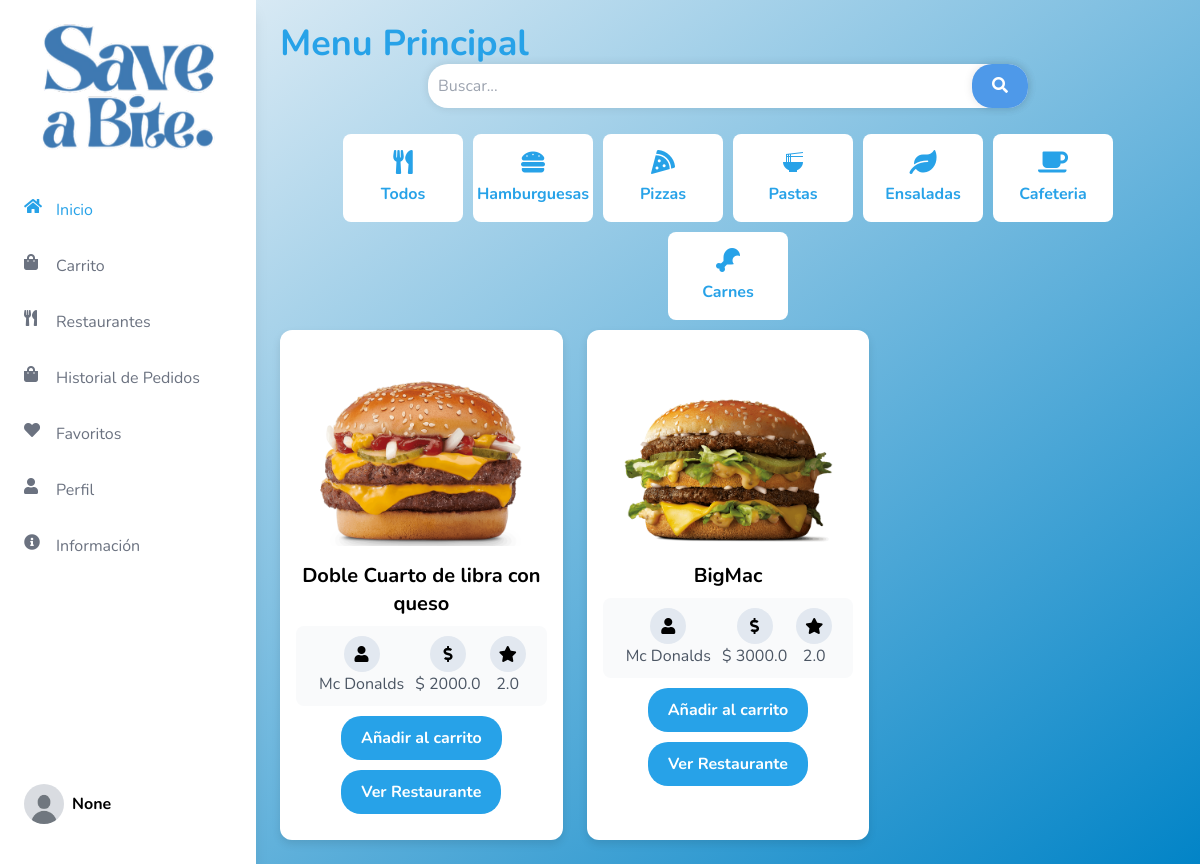
Before: /menu with the older database file.
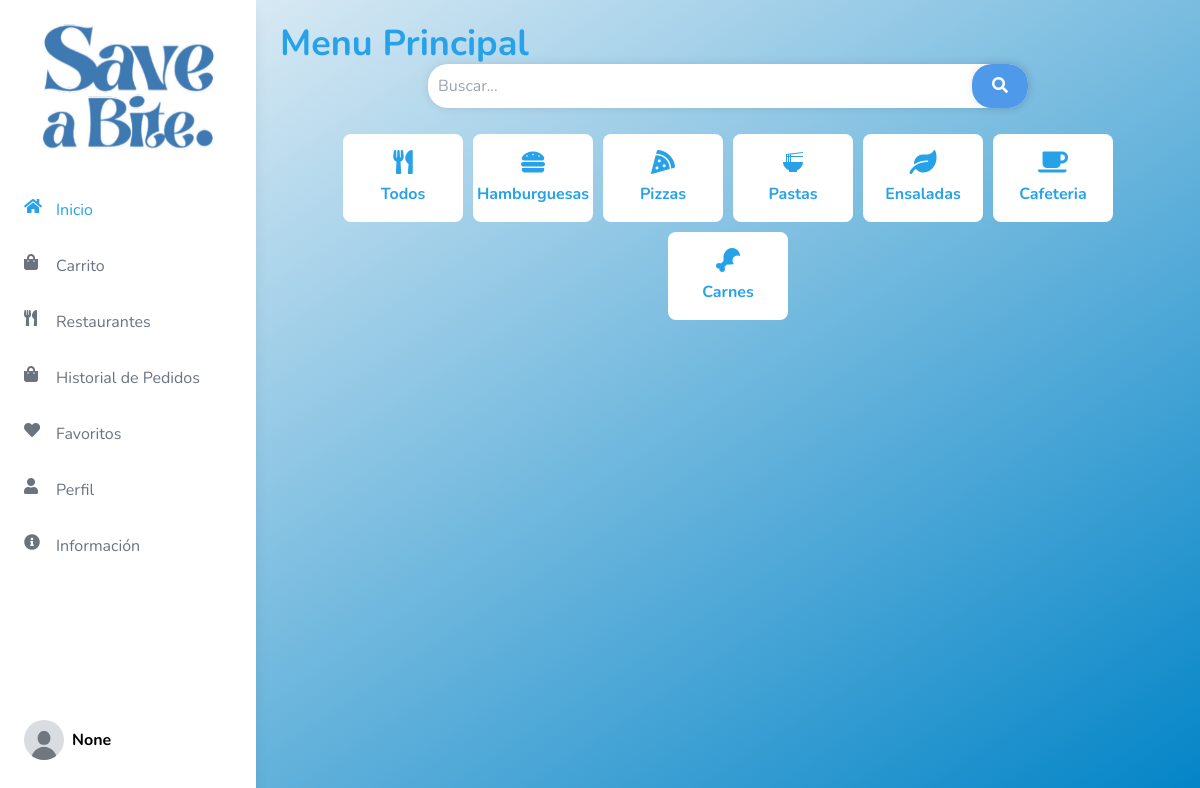
After: the same page with the newer database file.
### tables this page shows
CREATE TABLE Productos (
            id INTEGER PRIMARY KEY AUTOINCREMENT,
            id_empresa INTEGER NOT NULL,
            nombre TEXT NOT NULL,
            empresa TEXT NOT NULL,
            precio REAL NOT NULL,
            descripcion TEXT NOT NULL,
            imagen TEXT NOT NULL,
            tipoComida TEXT NOT NULL,
            stock INTEGER DEFAULT 0,
            estad TEXT DEFAULT 'No Disponible',
            tipo_dieta TEXT,
            FOREIGN KEY (id_empresa) REFERENCES usuarioEmpresa (id)
        );

CREATE TABLE usuarioEmpresa (
            id INTEGER PRIMARY KEY AUTOINCREMENT,
            nombre_usuario TEXT NOT NULL,
            correo_electronico TEXT NOT NULL UNIQUE,
            contrasena TEXT NOT NULL,
            imagen TEXT,  -- Columna para almacenar imágenes
            membresia TEXT,
            direccion_id INTEGER,
            ratingTotal REAL DEFAULT 0,
            FOREIGN KEY (direccion_id) REFERENCES direccionEmpresa (id)
        );

### app.py (the view, shortened to what this page needs)
@app.route("/menu", methods=['GET'])
def menu():
    user_name = session.get('user_name')
    user_image = session.get('user_image')
    user_id = session.get('user_id')
    query = request.args.get('query', '').lower()
    conn = get_db_connection()
    user = conn.execute('SELECT tipo_dieta FROM usuarios WHERE id = ?', (user_id,)).fetchone()
    tipo_dieta = user['tipo_dieta'] if user else None
    productos_query = '''
        SELECT Productos.*, usuarioEmpresa.imagen AS empresa_imagen, usuarioEmpresa.ratingTotal AS rating_total
        FROM Productos
        JOIN usuarioEmpresa ON Productos.id_empresa = usuarioEmpresa.id
        WHERE Productos.estad = 'Disponible'
    '''
    params = []
    productos = conn.execute(productos_query, params).fetchall()
    recomendados = []
    conn.close()
    return render_template('general/menu.html', user_name=user_name, user_image=user_image, productos=productos, recomendados=recomendados, tipo_dieta=tipo_dieta)

### app.py (called while the page is built)
def get_db_connection():
    conn = sqlite3.connect('flask_db.db')
    conn.row_factory = sqlite3.Row
    return conn

### templates/general/menu.html (shortened to what the changed rows need)
<!DOCTYPE html>
<html lang="es">
<head>
    <script src="https://cdn.tailwindcss.com"></script>
    <link href="https://cdnjs.cloudflare.com/ajax/libs/font-awesome/5.15.3/css/all.min.css" rel="stylesheet">
</head>
<body class="flex">
    {% include 'Sidebars/SidebarUsuario.html' %}
    <div class="flex-1 p-6 content ml-64">
        <h1 class="text-4xl font-bold text-custom-blue">Menu Principal</h1>
        <div class="grid grid-cols-1 md:grid-cols-2 lg:grid-cols-3 gap-6">
            {% for producto in productos %}
                {% if producto.estad == "Disponible" and producto.stock != 0 %}
                    <div class="recipe-card {{ producto.tipo_comida }}" onclick="goToProductDetail('{{ producto.id }}')">
                        <img src="{{ url_for('static', filename='uploads/' ~ producto.imagen) }}" alt="{{ producto.nombre }}">
                        <h3 class=" title text-xl mb-2">{{ producto.nombre }}</h3>
                        <div class="info">
                            <div>
                                <div class="info-icon"><i class="fas fa-user"></i></div>
                                <p class="text-gray-600">{{ producto.empresa }}</p>
                            </div>
                            <div>
                                <div class="info-icon"><i class="fas fa-dollar-sign"></i></div>
                                <p class="text-gray-600">$ {{ producto.precio }}</p>
                            </div>
                            <div>
                                <div class="info-icon rating-icon"><i class="fas fa-star"></i></div>
                                <p class="text-gray-600">{{ producto.rating_total }}</p>
                            </div>
                        </div>
                        <div class="button-container">
                            <button class="action-button add-to-cart-btn" data-stock="{{ producto.stock }}" data-id="{{ producto.id }}" data-name="{{ producto.nombre }}" data-description="{{ producto.descripcion }}" data-price="{{ producto.precio }}" data-image="{{ url_for('static', filename='uploads/' ~ producto.imagen) }}">Añadir al carrito</button>
                            <form method="GET" action="{{ url_for('ver_menu', id=producto.id_empresa) }}">
                                <button type="submit" class="action-button">Ver Restaurante</button>
                            </form>
                        </div>
                    </div>
                {% endif %}
            {% endfor %}
        </div>
    </div>
</body>
</html>

Changed rows visible on the page:
removed Productos: imagen (picture), nombre "Doble Cuarto de libra con queso", empresa "Mc Donalds", precio "2000.0", rating_total "2.0"
removed Productos: imagen+nombre (picture), nombre "BigMac", empresa "Mc Donalds", precio "3000.0", rating_total "2.0"
